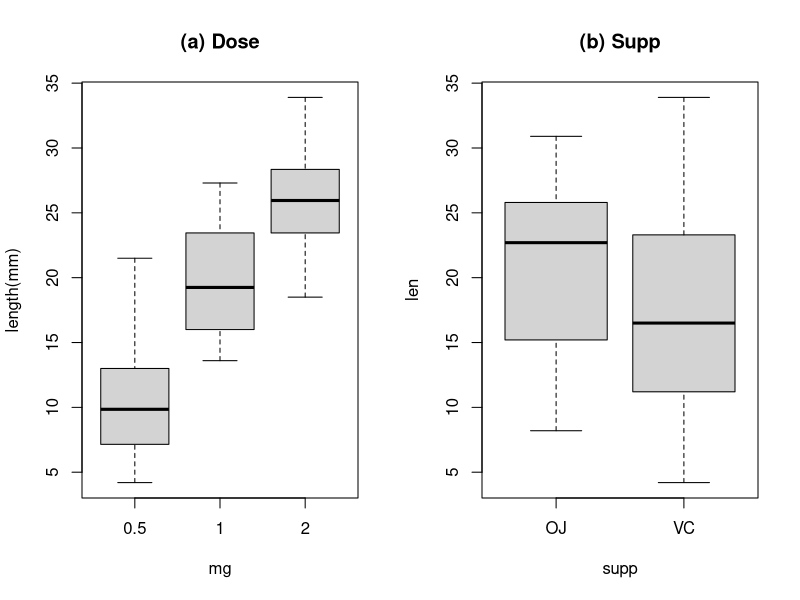
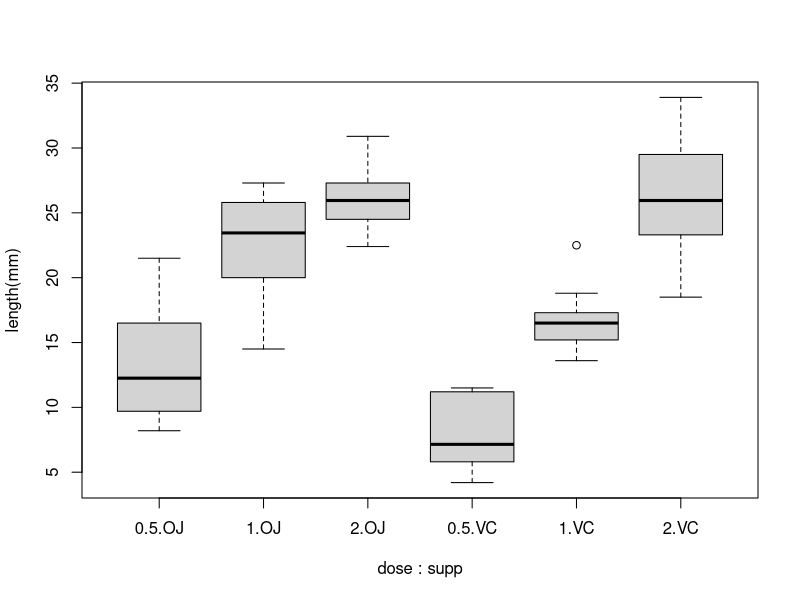

Recreate these plots in R, in order.
## ---- chunk 1
print("Chuck 1")

library(datasets)
data(ToothGrowth)
?ToothGrowth
str(ToothGrowth)

## ---- chunk 2
print("Chuck 2")

# factorising dose 
ToothGrowth$dose <- factor(ToothGrowth$dose)

# summarize the data
summary(ToothGrowth)
with(ToothGrowth, table(dose,supp))

# NA data
print("number of NAs"); sum(is.na(ToothGrowth))

## ---- chunk 3
print("Chuck 3")
par(mfrow=c(1,2))
boxplot(len ~ dose, data = ToothGrowth, main="(a) Dose",xlab="mg", ylab="length(mm)")
boxplot(len ~ supp, data = ToothGrowth, main="(b) Supp")

## ---- chunk 4
print("Chuck 4")
par(mfrow=c(1,1))
boxplot(len ~ dose*supp, data = ToothGrowth,ylab="length(mm)")


## ---- chunk 5
print("Chuck 5")
with(ToothGrowth, pairwise.t.test(len,dose, pool.sd=FALSE))

## ---- chunk 6
print("Chuck 6")
with(ToothGrowth, t.test(len~supp))

## ---- chunk 7
print("Chuck 7")
levels <- levels(ToothGrowth$dose);levels

# t-test regarding dose grouped by supp

re <- lapply(1:length(levels), function(i) 
    with(ToothGrowth,
         t.test(len[dose==levels[[i]]]~supp[dose==levels[[i]]])
         )
    )

lapply(1:3, function(i) re[[i]]$conf.int)

